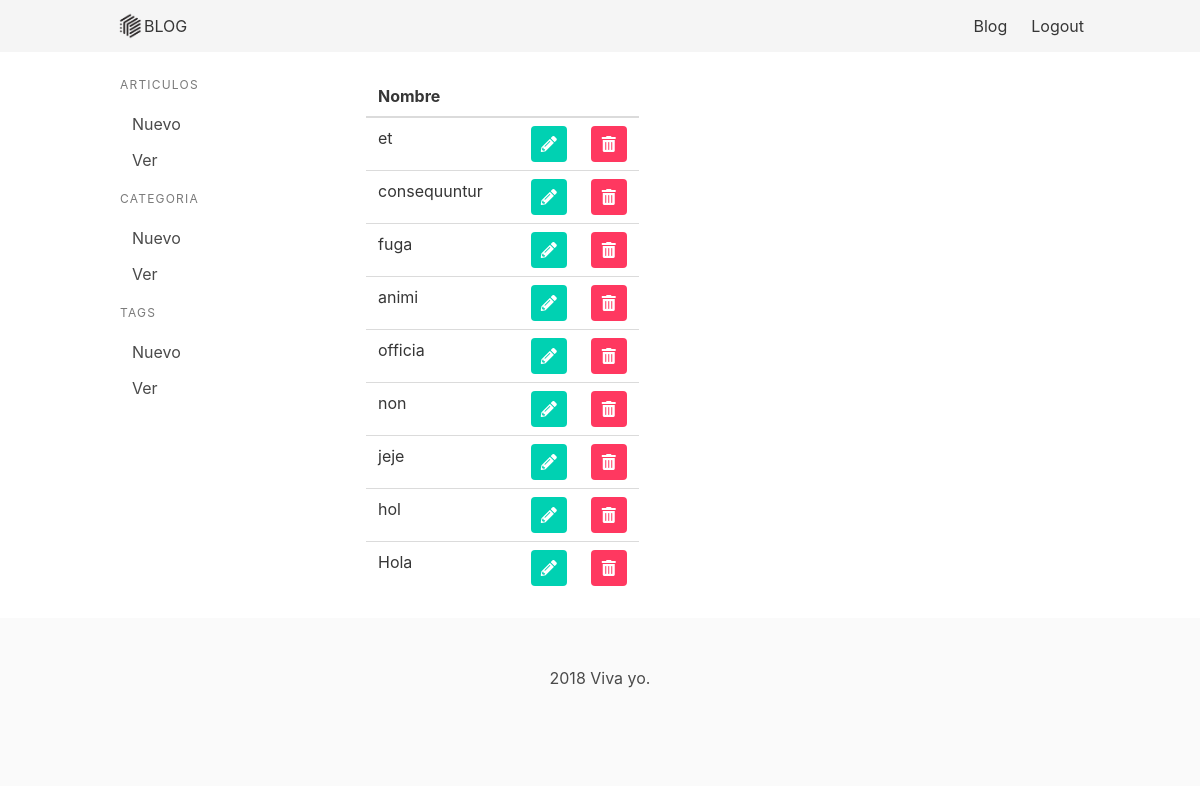
Page /admin/categorias/ (signed in) on the committed database.
### models.py (models this page shows, shortened)
class Categorias(db.Model):
    __tablename__ = 'categorias'
    id = db.Column(db.Integer, primary_key=True)
    name = db.Column(db.String(20), nullable=False, unique=True)

### app.py (the view)
@app.route("/admin/categorias/")
def admin_categorias():
    if 'id' not in session:
        flash('No tienes acceso', 'danger')
        return redirect(url_for('blog_all'))
    categorias = Categorias.query.all()
    return render_template('web/admin/categorias.html', categorias=categorias)

### templates/web/admin/categorias.html (shortened to what this page needs)
{% extends'layouts/admin.html' %}
{% block main %}
<div id="app">
    <table class="table">
        <thead>
            <tr>
                <th>Nombre</th>
                <th></th>
                <th></th>
            </tr>
        </thead>
        <tbody>
            {% for categoria in categorias %}
                <tr>
                    <td>
                        {{ categoria.name }}
                    </td>
                    <td></td>
                    <td>
                        <div class="columns">
                            <div class="column">
                                <a href="{{ url_for('editar_categoria', id=categoria.id)}} " class="button is-primary">
                                    <span class="icon is-small">
                                        <i class="fas fa-pencil-alt"></i>
                                    </span>
                                </a>
                            </div>
                            <div class="column">
                                <a @click="mostrarOcultarModal({{ categoria.id }})" class="button is-danger">
                                    <span class="icon is-small">
                                        <i class="fas fa-trash-alt"></i>
                                    </span>
                                </a>
                            </div>
                        </div>
                    </td>
                </tr>
            {% endfor %}
        </tbody>
    </table>
</div>
{% endblock %}

### rows in the picture
Categorias: name "et"
Categorias: name "consequuntur"
Categorias: name "fuga"
Categorias: name "animi"
Categorias: name "officia"
Categorias: name "non"
Categorias: name "jeje"
Categorias: name "hol"
Categorias: name "Hola"
